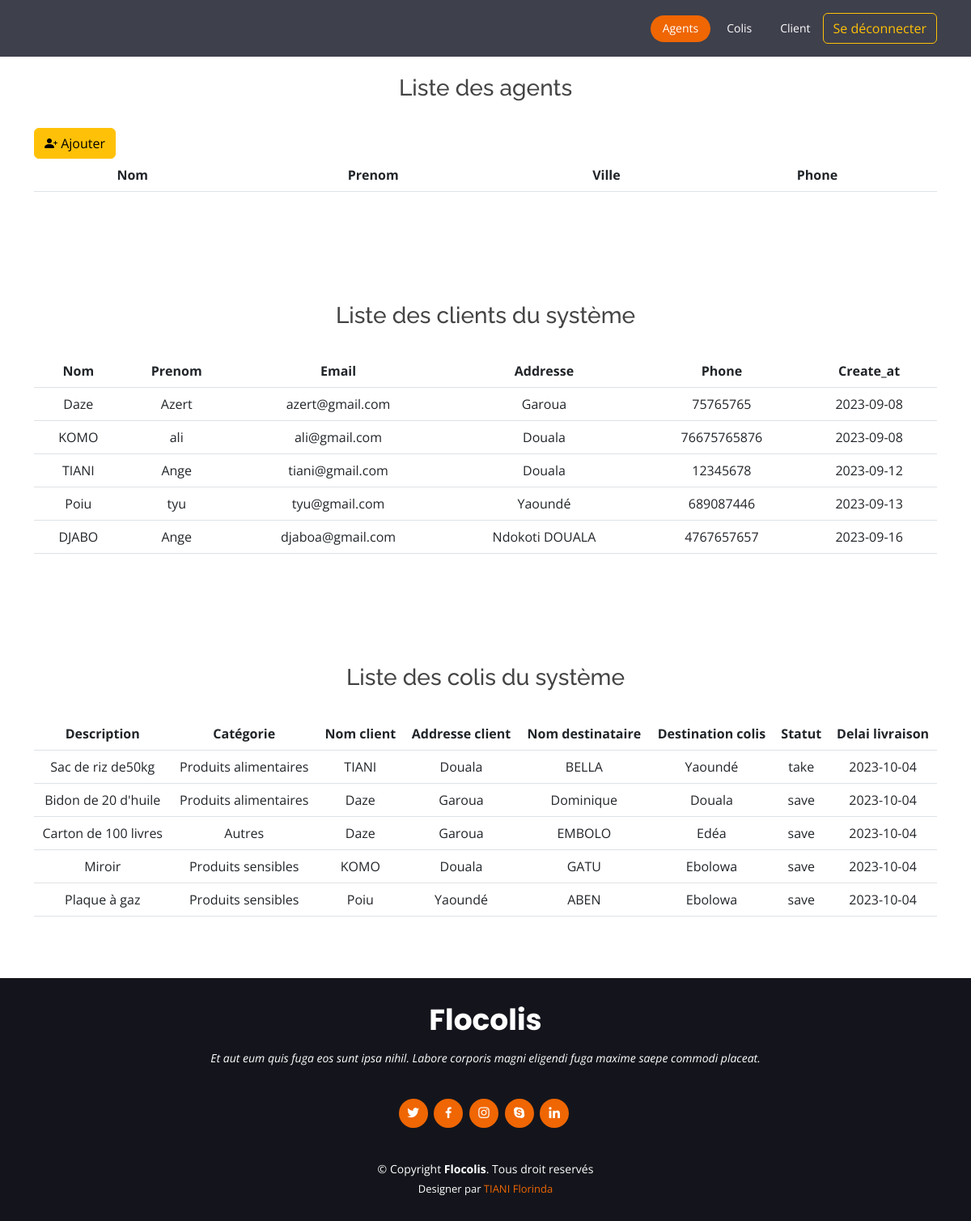
The page /Agence/agence.php on the database its author committed.
### tables this page shows
CREATE TABLE `client` (
  `id_clent` int NOT NULL,
  `Nom` varchar(255) NOT NULL,
  `Prenom` varchar(255) NOT NULL,
  `Email` varchar(255) NOT NULL,
  `Password` varchar(255) NOT NULL,
  `Phone` bigint NOT NULL,
  `Adresse` varchar(255) NOT NULL,
  `create_at` date NOT NULL
);

CREATE TABLE `colis` (
  `id_colis` int NOT NULL,
  `id_clent` int NOT NULL,
  `id_cat` int NOT NULL,
  `id_livreur` int DEFAULT NULL,
  `id_agence` int DEFAULT NULL,
  `Descrition` varchar(255) NOT NULL,
  `date_creation` date NOT NULL,
  `delai_livraison` date NOT NULL,
  `NomDes` varchar(255) NOT NULL,
  `EmailDes` varchar(255) NOT NULL,
  `PhoneDes` int NOT NULL,
  `Destination` varchar(255) NOT NULL,
  `status_colis` varchar(255) NOT NULL DEFAULT 'save'
);

CREATE TABLE `categories` (
  `id_cat` int NOT NULL,
  `Nom_cat` varchar(255) NOT NULL
);

### forms/bd.php (called while the page is built, shortened)
<?php
  class client{
    public static function connect(){
        try{
            $bdd= new PDO('mysql:host=localhost;dbname=flocolis','root','');
            return $bdd;
        }catch(PDOException $e){
            echo 'Erreur : '.$e->getMessage();
        }
    }
  }
  class colis{
    public static function connect(){
        try{
            $bdd= new PDO('mysql:host=localhost;dbname=flocolis','root','');
            return $bdd;
        }catch(PDOException $e){
            echo 'Erreur : '.$e->getMessage();
        }
    }
  }
?>

### Agence/agence.php (the view, shortened to what this page needs)
<?php
    include '../forms/bd.php';
    $u= client::connect()->query('SELECT * FROM client');
?>
<!DOCTYPE html>
<html lang="en">
<head>
  <link href="../assets/vendor/animate.css/animate.min.css" rel="stylesheet">
  <link href="../assets/vendor/aos/aos.css" rel="stylesheet">
  <link href="../assets/vendor/bootstrap/css/bootstrap.min.css" rel="stylesheet">
  <link href="../assets/vendor/bootstrap-icons/bootstrap-icons.css" rel="stylesheet">
  <link href="../assets/vendor/boxicons/css/boxicons.min.css" rel="stylesheet">
  <link href="../assets/vendor/remixicon/remixicon.css" rel="stylesheet">
  <link href="../assets/vendor/glightbox/css/glightbox.min.css" rel="stylesheet">
  <link href="../assets/vendor/swiper/swiper-bundle.min.css" rel="stylesheet">
  <link rel="stylesheet" href="../assets/js/style.css" />
  <link href="../assets/css/style.css" rel="stylesheet">
</head>
<body>
  <header id="header" class="fixed-top d-flex align-items-center ">
    <div class="container d-flex align-items-center justify-content-between">
      <nav id="navbar" class="navbar">
        <ul>
          <li><a class="nav-link scrollto" href="#agence">Agents</a></li>
          <li><a class="nav-link scrollto" href="#colis">Colis</a></li>
          <li><a class="nav-link scrollto " href="#client">Client</a></li>
          <li><button class="btn btn-outline-warning">Se déconnecter</button></li>
        </ul>
      </nav>
    </div>
  </header>
  <main id="main">
    <section class="agence" id="agence" style="margin-top: 2rem;">
      <div class="container">
        <h3>Liste des agents</h3>
        <button type="button" class="btn btn-warning" data-bs-toggle="modal" data-bs-target="#staticBackdrop">
        <i class="bi bi-person-plus-fill"></i>
        Ajouter
        </button>
        <table class="table dataTable" style="text-align: center;">
          <thead>
            <th scope="col">Nom</th>
            <th scope="col">Prenom</th>
            <th scope="col">Ville</th>
            <th scope="col">Phone</th>
          </thead>
        </table>
      </div>
    </section>
    <section class="client" id="client">
      <div class="container">
        <h3>Liste des clients du système</h3>
        <table class="table dataTable" style="text-align: center;">
          <thead>
            <th scope="col">Nom</th>
            <th scope="col">Prenom</th>
            <th scope="col">Email</th>
            <th scope="col">Addresse</th>
            <th scope="col">Phone</th>
            <th scope="col">Create_at</th>
          </thead>
          <tbody>
            <?php
          foreach($u as $c){
            echo '<tr>';
            ?>
            <td>
              <?php echo $c['Nom'] ?>
            </td>
            <td>
              <?php echo $c['Prenom'] ?>
            </td>
            <td>
              <?php echo $c['Email'] ?>
            </td>
            <td>
              <?php echo $c['Adresse'] ?>
            </td>
            <td>
              <?php echo $c['Phone'] ?>
            </td>
            <td>
              <?php echo $c['create_at'] ?>
            </td>
            <?php echo '</tr>';} ?>
          </tbody>
          </table>
      </div>
    </section>
    <section class="colis" id="colis">
      <div class="container">
        <H3>Liste des colis du système</H3>
        <table class="table dataTable" style="text-align: center;">
          <thead>
            <th scope="col">Description</th>
            <th scope="col">Catégorie</th>
            <th scope="col">Nom client</th>
            <th scope="col">Addresse client</th>
            <th scope="col">Nom destinataire</th>
            <th scope="col">Destination colis</th>
            <th scope="col">Statut</th>
            <th scope="col">Delai livraison</th>
          </thead>
          <tbody>
          <?php
            $col=colis::connect()->query("SELECT * FROM client cl, colis co, categories ca WHERE cl.id_clent=co.id_clent AND co.id_cat=ca.id_cat ");
           foreach($col as $co){
            echo '<tr>';
            ?>
            <td>
              <?php echo $co['Descrition'] ?>
            </td>
            <td>
              <?php echo $co['Nom_cat'] ?>
            </td>
            <td>
              <?php echo $co['Nom'] ?>
            </td>
            <td>
              <?php echo $co['Adresse'] ?>
            </td>
            <td>
              <?php echo $co['NomDes'] ?>
            </td>
            <td>
              <?php echo $co['Destination'] ?>
            </td>
            <td>
              <?php echo $co['status_colis'] ?>
            </td>
            <td>
              <?php echo $co['delai_livraison'] ?>
            </td>
            <?php echo '</tr>';} ?>
          </tbody>
          </table>
      </div>
    </section>
  </main>
  <footer id="footer">
    <div class="container">
      <h3>Flocolis</h3>
      <p>Et aut eum quis fuga eos sunt ipsa nihil. Labore corporis magni eligendi fuga maxime saepe commodi placeat.</p>
      <div class="social-links">
        <a href="#" class="twitter"><i class="bx bxl-twitter"></i></a>
        <a href="#" class="facebook"><i class="bx bxl-facebook"></i></a>
        <a href="#" class="instagram"><i class="bx bxl-instagram"></i></a>
        <a href="#" class="google-plus"><i class="bx bxl-skype"></i></a>
        <a href="#" class="linkedin"><i class="bx bxl-linkedin"></i></a>
      </div>
      <div class="copyright">
        &copy; Copyright <strong><span>Flocolis</span></strong>. Tous droit reservés
      </div>
      <div class="credits">
        Designer par <a href="#">TIANI Florinda</a>
      </div>
    </div>
</footer>
</body>
</html>

### assets/css/style.css (style rules this page uses)
body { font-family: "Open Sans", sans-serif; color: #444444; }
a { color: #ef6603; text-decoration: none; }
h1, h2, h3, h4, h5, h6 { font-family: "Raleway", sans-serif; }
#header { height: 70px; transition: all 0.5s; z-index: 997; transition: all 0.5s; background: rgba(42, 44, 57, 0.9); }
.navbar { padding: 0; }
.navbar ul { margin: 0; padding: 0; display: flex; list-style: none; align-items: center; }
.navbar li { position: relative; }
.navbar a, .navbar a:focus { display: flex; align-items: center; justify-content: space-between; padding: 5px 15px 7px 15px; margin-left: 5px; font-size: 14px; color: #fff; white-space: nowrap; transition: 0.3s; border-radius: 50px; }
.navbar a:hover, .navbar .active, .navbar .active:focus, .navbar li:hover>a { background: #ef6603; }
section { padding: 60px 0; overflow: hidden; }
#footer { background: #14151c; color: #fff; font-size: 14px; text-align: center; padding: 30px 0; }
#footer h3 { font-size: 36px; font-weight: 700; color: #fff; position: relative; font-family: "Poppins", sans-serif; padding: 0; margin: 0 0 15px 0; }
#footer p { font-size: 15; font-style: italic; padding: 0; margin: 0 0 40px 0; }
#footer .social-links { margin: 0 0 40px 0; }
#footer .social-links a { font-size: 18px; display: inline-block; background: #ef6603; color: #fff; line-height: 1; padding: 8px 0; margin-right: 4px; border-radius: 50%; text-align: center; width: 36px; height: 36px; transition: 0.3s; }
#footer .copyright { margin: 0 0 5px 0; }
#footer .credits { font-size: 13px; }

### Agence/agence.php (style rules this page uses)
h3 { text-align: center; margin-bottom: 2rem; }
.agence button { text-align: right; margin-right: 1rem; }

### rows shown on the page
client: Nom "Daze", Prenom "Azert", Email "azert@gmail.com", Adresse "Garoua", Phone "75765765", create_at "2023-09-08"
client: Nom "KOMO", Prenom "ali", Email "ali@gmail.com", Adresse "Douala", Phone "76675765876", create_at "2023-09-08"
client: Nom "TIANI", Prenom "Ange", Email "tiani@gmail.com", Adresse "Douala", Phone "12345678", create_at "2023-09-12"
client: Nom "Poiu", Prenom "tyu", Email "tyu@gmail.com", Adresse "Yaoundé", Phone "689087446", create_at "2023-09-13"
client: Nom "DJABO", Prenom "Ange", Email "djaboa@gmail.com", Adresse "Ndokoti DOUALA", Phone "4767657657", create_at "2023-09-16"
colis: Descrition "Sac de riz de50kg", id_cat.Nom_cat "Produits alimentaires", id_clent.Nom "TIANI", id_clent.Adresse "Douala", NomDes "BELLA", Destination "Yaoundé", status_colis "take", delai_livraison "2023-10-04"
colis: Descrition "Bidon de 20 d'huile", id_cat.Nom_cat "Produits alimentaires", id_clent.Nom "Daze", id_clent.Adresse "Garoua", NomDes "Dominique", Destination "Douala", status_colis "save", delai_livraison "2023-10-04"
colis: Descrition "Carton de 100 livres", id_cat.Nom_cat "Autres", id_clent.Nom "Daze", id_clent.Adresse "Garoua", NomDes "EMBOLO", Destination "Edéa", status_colis "save", delai_livraison "2023-10-04"
colis: Descrition "Miroir", id_cat.Nom_cat "Produits sensibles", id_clent.Nom "KOMO", id_clent.Adresse "Douala", NomDes "GATU", Destination "Ebolowa", status_colis "save", delai_livraison "2023-10-04"
colis: Descrition "Plaque à gaz", id_cat.Nom_cat "Produits sensibles", id_clent.Nom "Poiu", id_clent.Adresse "Yaoundé", NomDes "ABEN", Destination "Ebolowa", status_colis "save", delai_livraison "2023-10-04"
